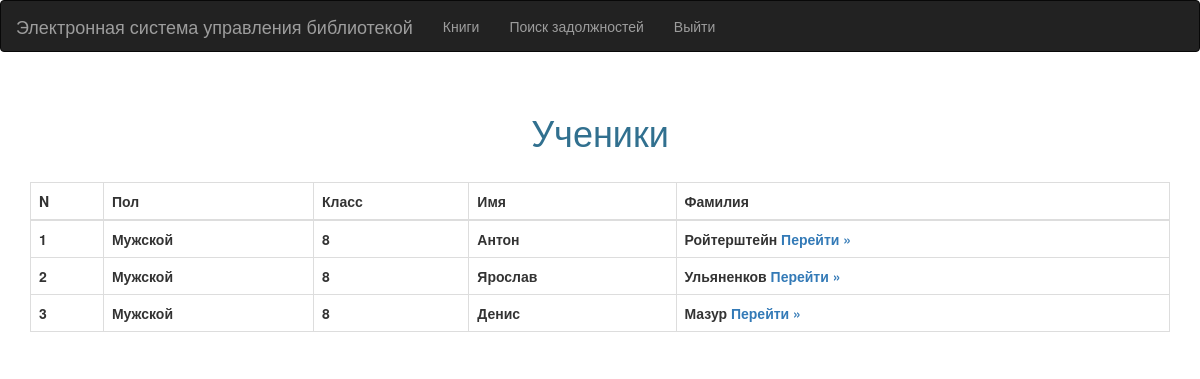
Page /get_students on the committed database.
### tables this page shows
CREATE TABLE Main_Tab(ID INTEGER PRIMARY KEY AUTOINCREMENT, Sex int NULL, Grade int NULL, First_Name nvarchar(150), Last_Name nvarchar(150), ID_Vk nvarchar(100), gym nvarchar(100) NULL);

### server.py (the view)
@app.route('/get_students', methods=['GET', 'POST'])
def get_students():
    stud = executes_for_web.select_tab(0)
    return render_template('stud.html', stud=stud)

### executes_for_web.py (called while the page is built)
def select_tab(tab):
    print('Trying to connect:')
    try:
        connection = sqlite3.connect('TSL.db', timeout=10)
        print('Connected')
    except:
        print('Could not connect')
    cursor = connection.cursor()
    if tab:
        return list(map(lambda x: x[:-1], cursor.execute("select * from Books_Tab").fetchall()))
    return list(map(lambda x: x[:-2], cursor.execute("select * from Main_Tab").fetchall()))
    connection.close()

### templates/stud.html
{%extends "layer.html"%}
{% block body %}
<nav class="navbar navbar-inverse">
    <div class="container-fluid">
        <div class="navbar-header">
            <span class="navbar-brand">Электронная система управления библиотекой</span>
        </div>
        <div>
            <ul class="nav navbar-nav">
                <li><a href="{{ url_for('get_books')}}">Книги</a></li>
                <li><a href="{{ url_for('main') }}" >Поиск задолжностей</a></li>
                <li><a href="{{ url_for('logout') }}">Выйти</a></li>
            </ul>
        </div>
    </div>
</nav>
<br>
<div class="container" align="center">
    <h1 class="text-info">Ученики</h1>
    <br>
     <div class="table-responsive">
        <table class="table table-hover table-bordered">
            <thead>
            <tr class="text-priority">
                <th>N</th>
                <th>Пол</th>
                <th>Класс</th>
                <th>Имя</th>
                <th>Фамилия</th>
            </tr>
           </thead>
            <tbody>
            {%for i in stud%}
            <tr>
                <th>{{i[0]}}</th>
                {% if i[1] == 1 %}
                <th>Мужской</th>
                {% else %}
                <th>Женский</th>
                {% endif %}
                <th>{{i[2]}}</th>
                <th>{{i[3]}}</th>
                <th>{{i[4]}} <a href="{{ url_for('student', name=i[3]+ '_' +i[4])}}">Перейти &raquo;</a></th>
            </tr>
            {% endfor %}
            </tbody>
        </table>
    </div>
</div>
{%endblock%}

### rows in the picture
Main_Tab: ID "1", Sex "Мужской", Grade "8", First_Name "Антон", Last_Name "Ройтерштейн"
Main_Tab: ID "2", Sex "Мужской", Grade "8", First_Name "Ярослав", Last_Name "Ульяненков"
Main_Tab: ID "3", Sex "Мужской", Grade "8", First_Name "Денис", Last_Name "Мазур"
